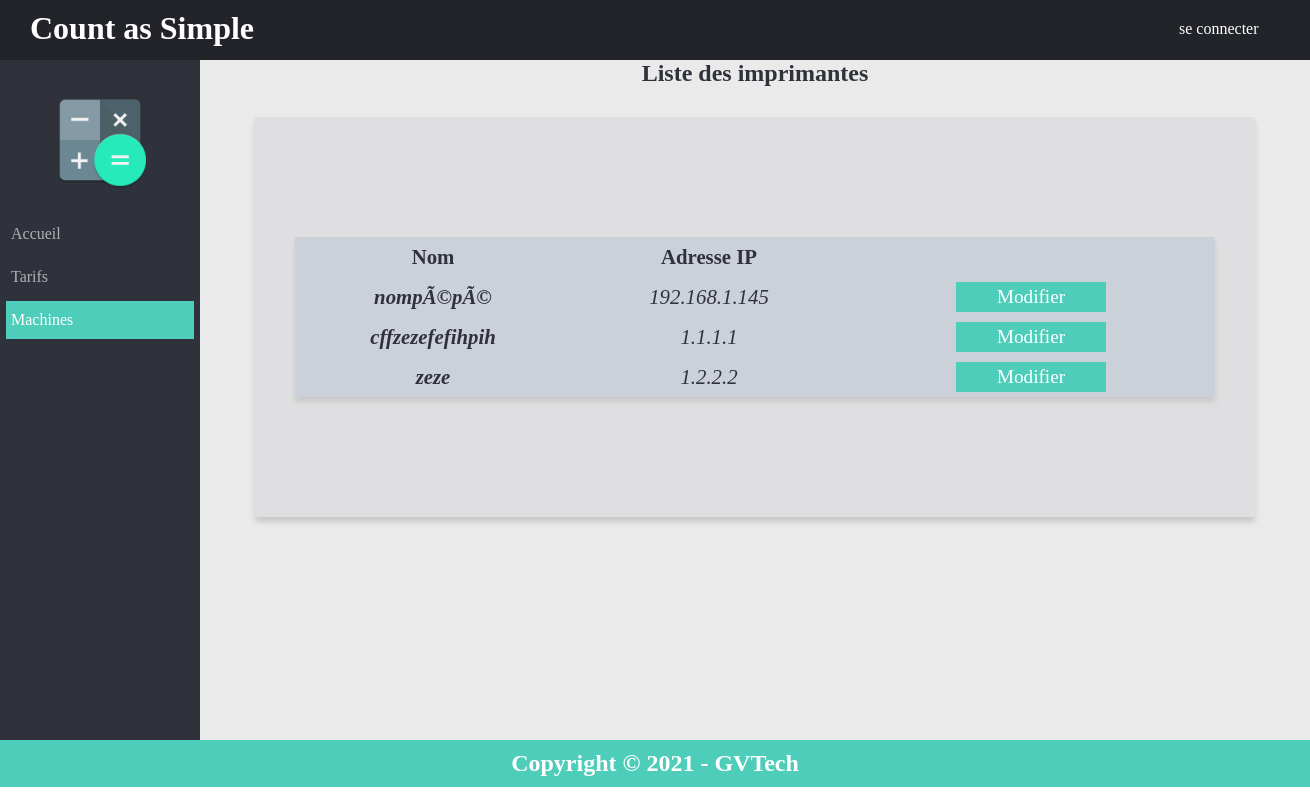
The page /index.php?page=machines on the database its author committed.
### tables this page shows
CREATE TABLE `machines` (
  `idMachines` int(11) NOT NULL,
  `Nom` varchar(50) DEFAULT NULL,
  `Adresse_IP` varchar(30) DEFAULT NULL,
  `Etat` int(5) NOT NULL DEFAULT '0',
  `en_Ligne` int(11) NOT NULL DEFAULT '1'
);

### bd/db_printers.php (called while the page is built, shortened)
<?php
function listPrinters(){
    $bdd = bdd();
    $sql = "SELECT * FROM machines";
    $stmt = $bdd->prepare($sql);
    $stmt->execute();
    $result = $stmt->fetchAll(PDO::FETCH_OBJ);
    return $result;
}

### pages/machines.php (the view, shortened to what this page needs)
<?php
require_once "./bd/db_printers.php";
 try{
    $result = listPrinters();
} catch (PDOException $e){
    echo $e->getMessage();
    echo $e->getLine();
    exit();
}
?>
<div class="element_autre">
    <div class="titre_autre">
        <h2 class="titre2">Liste des imprimantes</h2>
    </div>
    <div class="table_autre">
        <table class="tableau_base">
            <tr class="tab_tr">
                <th class="tab_1">Nom</th>
                <th class="tab_1">Adresse IP</th>
                <th></th>
            </tr>
            <?php foreach ($result as $value):?>
                <tr class="tab_tr">
                    <td class="tab_4B"> <?php echo $value->Nom;?></td>
                    <td class="tab_4"><?php echo $value->Adresse_IP;?></td>
                    <td ><a  class="modif_printer" href="<?php echo "index.php?page=modif_printer&id=".$value->idMachines ?>" title="Editer"> Modifier </a></td>
                </tr>
            <?php endforeach ?>
        </table>
    </div>
</div>

### style/style.css (style rules this page uses)
* { margin: 0px; padding: 0px; }
body { position:relative; }
.titre2 { text-align: center; }
.table_autre { min-height: 400px; width: 1000px; margin-top: 30px; margin-left: auto; margin-right: auto; margin-bottom: 30px; background-color: rgb(223,223,225); box-shadow: 0px 5px 5px rgb(202,202,202); display: flex; align-items: center; }
.tableau_base { padding-top: 40px; margin-left: 40px; width: calc(100% - 80px); border-collapse: collapse; box-shadow: 0px 5px 5px rgb(202,202,202); background-color: rgb(204,209,217); }
.tab_tr { height: 40px; font-size: 1.3rem; }
.tab_1 { width: 30%; font-weight: bold; text-align: center; }
.tab_4 { font-style: italic; text-align: center; }
.tab_4B { font-style: italic; text-align: center; font-weight: bold; }
.modif_printer { background-color: rgb(78,205,186); color: rgb(255,255,255); border: none; font-size: 1.2rem; width:150px; height: 30px; display: flex; justify-content: center; align-items: center; margin-left: auto; margin-right: auto; text-decoration: none; }

### rows shown on the page
machines: Nom "nompÃ©pÃ©", Adresse_IP "192.168.1.145"
machines: Nom "cffzezefefihpih", Adresse_IP "1.1.1.1"
machines: Nom "zeze", Adresse_IP "1.2.2.2"
